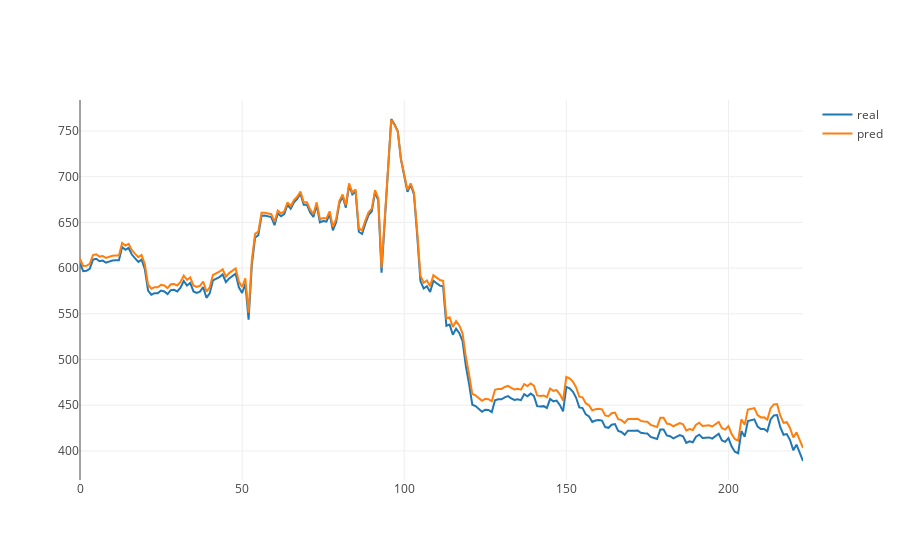

The code cell stored with this chart in its notebook:
### Code cell
show_pred_real(real_inv, pred_inv)

### Figure 1 — Plotly figure (JSON) as saved in the notebook; plotly's stock layout.template omitted (floating-point values rounded to 4 significant figures; data arrays with more than 128 entries replaced by an {"elided": "..."} marker saying what was removed)
{"data": [{"name": "real", "type": "scatter", "y": {"elided": "224 float values"}}, {"name": "pred", "type": "scatter", "y": {"elided": "224 float values"}}], "layout": {}}
